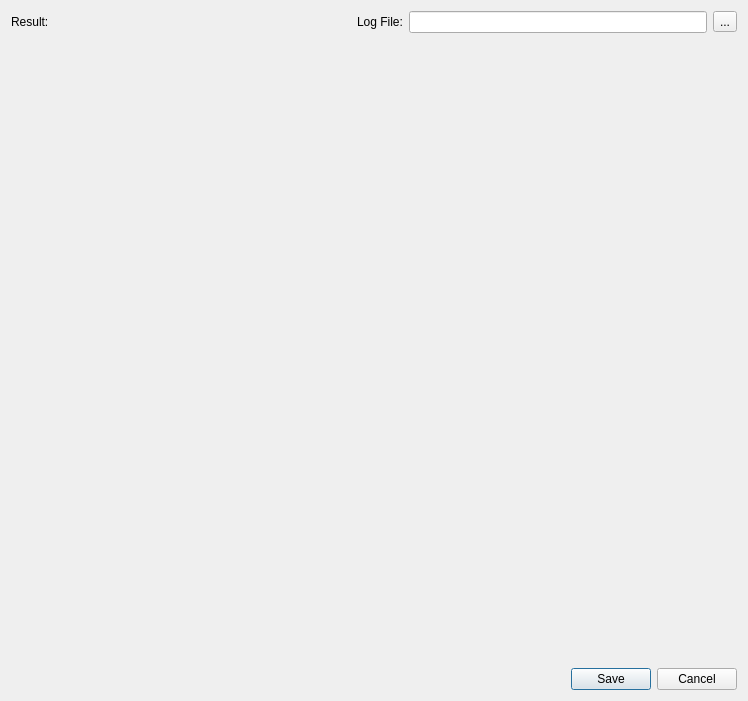
<?xml version="1.0" encoding="UTF-8"?>
<ui version="4.0">
 <class>Dialog</class>
 <widget class="QDialog" name="Dialog">
  <property name="geometry">
   <rect>
    <x>0</x>
    <y>0</y>
    <width>748</width>
    <height>701</height>
   </rect>
  </property>
  <property name="windowTitle">
   <string>Dialog</string>
  </property>
  <layout class="QVBoxLayout" name="verticalLayout_4">
   <item>
    <layout class="QHBoxLayout" name="horizontalLayout">
     <item>
      <widget class="QLabel" name="labelResult">
       <property name="text">
        <string>Result: </string>
       </property>
      </widget>
     </item>
     <item>
      <spacer name="horizontalSpacer">
       <property name="orientation">
        <enum>Qt::Horizontal</enum>
       </property>
       <property name="sizeHint" stdset="0">
        <size>
         <width>40</width>
         <height>20</height>
        </size>
       </property>
      </spacer>
     </item>
     <item>
      <widget class="QLabel" name="label">
       <property name="text">
        <string>Log File:</string>
       </property>
      </widget>
     </item>
     <item>
      <widget class="QLineEdit" name="filenameLineEdit">
       <property name="enabled">
        <bool>true</bool>
       </property>
       <property name="sizePolicy">
        <sizepolicy hsizetype="Expanding" vsizetype="Fixed">
         <horstretch>0</horstretch>
         <verstretch>0</verstretch>
        </sizepolicy>
       </property>
       <property name="readOnly">
        <bool>true</bool>
       </property>
      </widget>
     </item>
     <item>
      <widget class="QToolButton" name="btnBrowse">
       <property name="text">
        <string>...</string>
       </property>
       <property name="iconSize">
        <size>
         <width>16</width>
         <height>16</height>
        </size>
       </property>
       <property name="toolButtonStyle">
        <enum>Qt::ToolButtonIconOnly</enum>
       </property>
      </widget>
     </item>
    </layout>
   </item>
   <item>
    <spacer name="verticalSpacer_2">
     <property name="orientation">
      <enum>Qt::Vertical</enum>
     </property>
     <property name="sizeType">
      <enum>QSizePolicy::Fixed</enum>
     </property>
     <property name="sizeHint" stdset="0">
      <size>
       <width>20</width>
       <height>5</height>
      </size>
     </property>
    </spacer>
   </item>
   <item>
    <layout class="QVBoxLayout" name="verticalLayout_3">
     <item>
      <widget class="QScrollArea" name="scrollArea">
       <property name="sizePolicy">
        <sizepolicy hsizetype="Expanding" vsizetype="Expanding">
         <horstretch>0</horstretch>
         <verstretch>0</verstretch>
        </sizepolicy>
       </property>
       <property name="minimumSize">
        <size>
         <width>0</width>
         <height>0</height>
        </size>
       </property>
       <property name="baseSize">
        <size>
         <width>0</width>
         <height>0</height>
        </size>
       </property>
       <property name="frameShape">
        <enum>QFrame::NoFrame</enum>
       </property>
       <property name="verticalScrollBarPolicy">
        <enum>Qt::ScrollBarAsNeeded</enum>
       </property>
       <property name="sizeAdjustPolicy">
        <enum>QAbstractScrollArea::AdjustToContents</enum>
       </property>
       <property name="widgetResizable">
        <bool>true</bool>
       </property>
       <property name="alignment">
        <set>Qt::AlignLeading|Qt::AlignLeft|Qt::AlignTop</set>
       </property>
       <widget class="QWidget" name="scrollAreaWidgetContents">
        <property name="geometry">
         <rect>
          <x>0</x>
          <y>0</y>
          <width>728</width>
          <height>602</height>
         </rect>
        </property>
        <property name="sizePolicy">
         <sizepolicy hsizetype="Expanding" vsizetype="Expanding">
          <horstretch>0</horstretch>
          <verstretch>0</verstretch>
         </sizepolicy>
        </property>
        <layout class="QVBoxLayout" name="verticalLayout_2">
         <item>
          <layout class="QFormLayout" name="recordVerticalLayout"/>
         </item>
        </layout>
       </widget>
      </widget>
     </item>
    </layout>
   </item>
   <item>
    <layout class="QHBoxLayout" name="horizontalLayout_2">
     <item>
      <widget class="QLabel" name="labelError">
       <property name="text">
        <string/>
       </property>
      </widget>
     </item>
     <item>
      <spacer name="horizontalSpacer_2">
       <property name="orientation">
        <enum>Qt::Horizontal</enum>
       </property>
       <property name="sizeHint" stdset="0">
        <size>
         <width>40</width>
         <height>20</height>
        </size>
       </property>
      </spacer>
     </item>
     <item>
      <widget class="QDialogButtonBox" name="buttonBox">
       <property name="orientation">
        <enum>Qt::Horizontal</enum>
       </property>
       <property name="standardButtons">
        <set>QDialogButtonBox::Cancel|QDialogButtonBox::Save</set>
       </property>
      </widget>
     </item>
    </layout>
   </item>
  </layout>
 </widget>
 <resources/>
 <connections>
  <connection>
   <sender>buttonBox</sender>
   <signal>accepted()</signal>
   <receiver>Dialog</receiver>
   <slot>accept()</slot>
   <hints>
    <hint type="sourcelabel">
     <x>248</x>
     <y>254</y>
    </hint>
    <hint type="destinationlabel">
     <x>157</x>
     <y>274</y>
    </hint>
   </hints>
  </connection>
  <connection>
   <sender>buttonBox</sender>
   <signal>rejected()</signal>
   <receiver>Dialog</receiver>
   <slot>reject()</slot>
   <hints>
    <hint type="sourcelabel">
     <x>316</x>
     <y>260</y>
    </hint>
    <hint type="destinationlabel">
     <x>286</x>
     <y>274</y>
    </hint>
   </hints>
  </connection>
 </connections>
</ui>
